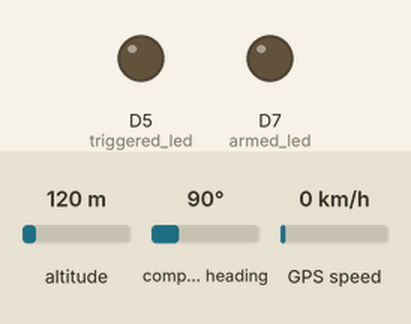
Bench run of a sketch on a simulated Particle Photon. Parts: output pins drawn as LEDs (lit = HIGH). Inputs (shaded band) come from the test bench; at power-on: altitude 120 m, compass heading 90°, GPS speed 0 km/h. The GPS gets a fix after 3 s at 37.7749, -122.4194 with 8 satellites.

Above: at 0.0 s.
At 1.1 s:
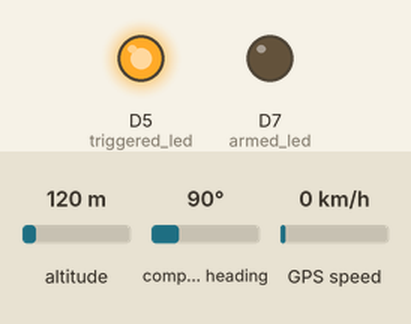
Timing chart, 0 to 2.6 s (numbered marks = the images above):
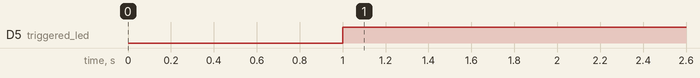

Measured:
- by itself, D5 (triggered_led): LOW → HIGH at 1.0 s

The sketch:

pigtrap.ino
```cpp
// This #include statement was automatically added by the Spark IDE.
#include <TinyGPS.h>
//===========================================================
int armed_led = D7;
int triggered_led = D5;
int gps_power = D6;
int switch_trigger = D0; // Trap trigger switch connected to D0
int armed = 1; // variable to store whether the trap is armed
int arming_alert_sent = 0; //variable to store whether the arming alert has already been sent
int triggered_alert_sent = 0; //variable to store whether the trap trigger alert has already been sent
int triggered_queue = 0; //variable to queue up trap-triggered alert
int arming_queue = 0; //variable to queue up trap-triggered alert
String LastLocation;

FuelGauge fuel;
TinyGPS gps;

char szInfo[64];

void setup(){
    Serial1.begin(9600);
    pinMode(armed_led, OUTPUT);
    pinMode(triggered_led, OUTPUT);
    pinMode(switch_trigger, INPUT_PULLUP);

    pinMode(gps_power, OUTPUT);
    digitalWrite(gps_power, LOW);

    digitalWrite(armed_led, LOW);
    digitalWrite(triggered_led, LOW);
    Particle.function("pubstatus", PubStatus);
    fuel.quickStart();
    Particle.variable("armed", armed);
}

void loop(){

    checkgps();

    check_trap();

    send_alerts();
}

void check_trap() {

  if ((armed == 0) && (digitalRead(switch_trigger) == LOW)) {
    armed = 1;
    statled(1);
    arming_queue = 1;
    }

  if ((armed == 1) && (digitalRead(switch_trigger) == HIGH)) {
    armed = 0;
    statled(0);
    triggered_queue = 1;
    }

  //if ((analogRead(battery_monitor) < battery_low_limit) && (battery_alert_sent == 0)) {
    //low_bat_queue = 1;
    //battery_alert_sent = 1;
    //}

  //if ((analogRead(battery_monitor) > battery_ok_limit) && (battery_alert_sent == 1)) {
    //ok_bat_queue = 1;
    //battery_alert_sent = 0;
    //}

}

void send_alerts() {
    if (arming_queue == 1) {
      int result;
      result = PubStatus("");
      arming_queue = 0;
    }

    if (triggered_queue == 1) {
      PubStatus("");
      triggered_queue = 0;
    }
}

int PubStatus(String checkstatus) {
	String CurrentState = "";
	if (digitalRead(switch_trigger) == LOW) {
		CurrentState = "TrapArmed";
	}
	if (digitalRead(switch_trigger) == HIGH) {
		CurrentState = "TrapTriggered";
	}
    String str = LastLocation + " - Battery: " + String(long(fuel.getSoC())) + "%";

    bool success;
    success = Particle.publish(CurrentState, str);
    if (!success) {
          // get here if event publish did not work
          return -1;
    }

	//Particle.publish(CurrentState, str);
	//We got this far, so publish must have worked...
	return 1;
}

int statled(int status) {
  if (status == 1) {
    digitalWrite(armed_led, HIGH);
    digitalWrite(triggered_led, LOW);
  }
  if (status == 0) {
    digitalWrite(armed_led, LOW);
    digitalWrite(triggered_led, HIGH);
  }
}

void checkgps() {
    bool isValidGPS = false;
    for (unsigned long start = millis(); millis() - start < 1000;){
        // Check GPS data is available
        while (Serial1.available()){
            char c = Serial1.read();

            // parse GPS data
            if (gps.encode(c))
                isValidGPS = true;
        }
    }

    // If we have a valid GPS location then publish it
    if (isValidGPS){
        float lat, lon;
        unsigned long age;
        gps.f_get_position(&lat, &lon, &age);
        sprintf(szInfo, "%.6f,%.6f", (lat == TinyGPS::GPS_INVALID_F_ANGLE ? 0.0 : lat), (lon == TinyGPS::GPS_INVALID_F_ANGLE ? 0.0 : lon));
    }
    else{
        sprintf(szInfo, "0.0,0.0");
    }

    String LocationTemp(szInfo);
    if (LocationTemp != "0.0,0.0") {
        String str = "http://www.google.com/search?q=";
        LastLocation = str + LocationTemp;
    }
}
```
